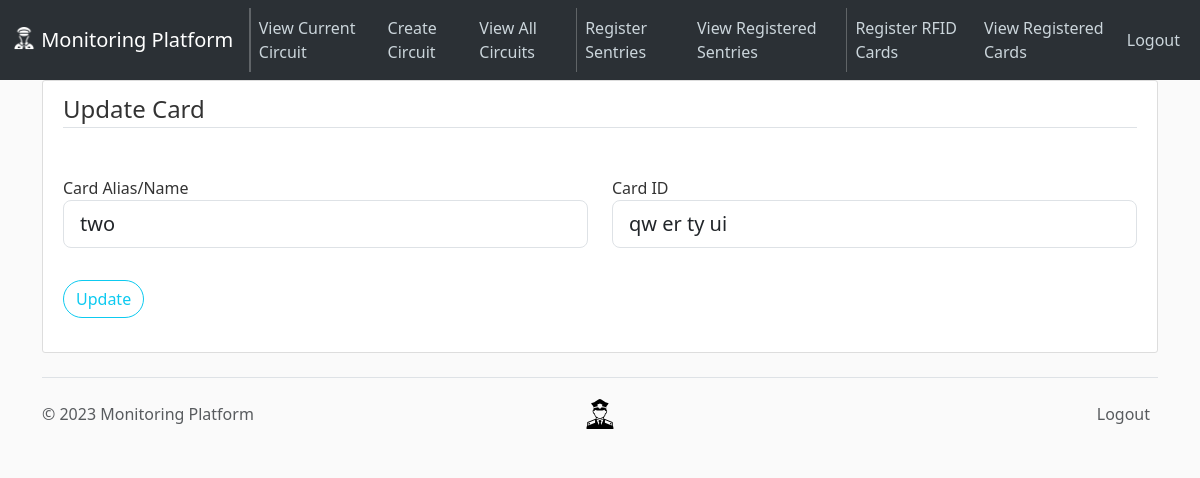
/cards/view/2/update (signed in), run on an earlier commit of the app's database.
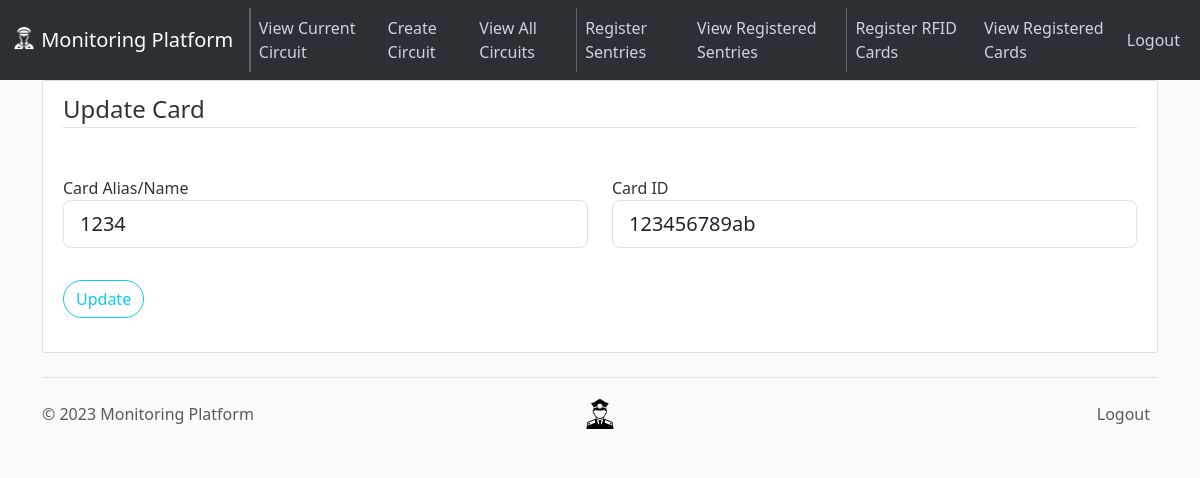
And on a later commit of the database.
### app/models.py (models this page shows, shortened)
class Card(db.Model):
    __tablename__ = "cards"
    id = Column(Integer, primary_key=True, autoincrement=True)
    rfid_id = Column(String(11), unique=True, nullable=False)
    alias = Column(String(20), unique=True, nullable=False)

### app/routes.py (the view)
@app.route("/cards/view/<int:card_id>/update", methods=["GET", "POST"])
@login_required  # ensures that supervisor is logged in to access
def update_card(card_id):
    card = Card.query.get_or_404(card_id)
    form = UpdateCardForm(obj=card)
    if form.validate_on_submit():
        form.populate_obj(card)
        db.session.commit()
        flash("Card information updated.", "success")
        return redirect(url_for("home"))
    return render_template(
        "register-card.html",
        title="Update Card",
        form=form,
        legend="Update Card",
    )

### app/forms.py (shortened to what this page needs)
class UpdateCardForm(FlaskForm):
    rfid_id = StringField(
        "Card ID",
        validators=[
            InputRequired(),
            Length(min=11, max=11, message="Input valid card ID"),
        ],
    )
    alias = StringField("Card Alias/Name", validators=[InputRequired()])
    submit = SubmitField("Update")

### app/models.py (called while the page is built)
@login_manager.user_loader
def load_supervisor(supervisor_id):
    return Supervisor.query.get(int(supervisor_id))

### app/templates/register-card.html (shortened to what this page needs)
{% extends "layout.html" %} {% block content %}
<div class="content-section">
  <div class="center">
    <form method="POST" action="">
      <fieldset class="form-group">
        <legend class="border-bottom mb-4">{{ legend }}</legend>
        <div class="row">
          <div class="col-6 form-group my-4">
            {{ form.alias.label(class="form-control-label") }} {% if
            form.alias.errors %} {{ form.alias(class="form-control
            form-control-lg is-invalid") }}
            <div class="invalid-feedback">
              {% for error in form.alias.errors %}
              <span>{{ error }}</span>
              {% endfor %}
            </div>
            {% else %} {{ form.alias(class="form-control form-control-lg")}} {%
            endif %}
          </div>
          <div class="col-6 form-group my-4">
            {{ form.rfid_id.label(class="form-control-label") }} {% if
            form.rfid_id.errors %} {{ form.rfid_id(class="form-control
            form-control-lg is-invalid") }}
            <div class="invalid-feedback">
              {% for error in form.rfid_id.errors %}
              <span>{{ error }}</span>
              {% endfor %}
            </div>
            {% else %} {{ form.rfid_id(class="form-control form-control-lg")}}
            {% endif %}
          </div>
        </div>
      </fieldset>
      <div class="form-group mt-2 mb-4">
        {{ form.submit(class="btn btn-outline-info rounded-pill") }}
      </div>
    </form>
  </div>
</div>
{% endblock %}

What changed in the data, as far as the page shows it:
changed Card: alias "two" → "1234"; rfid_id "qw er ty ui" → "123456789ab"
